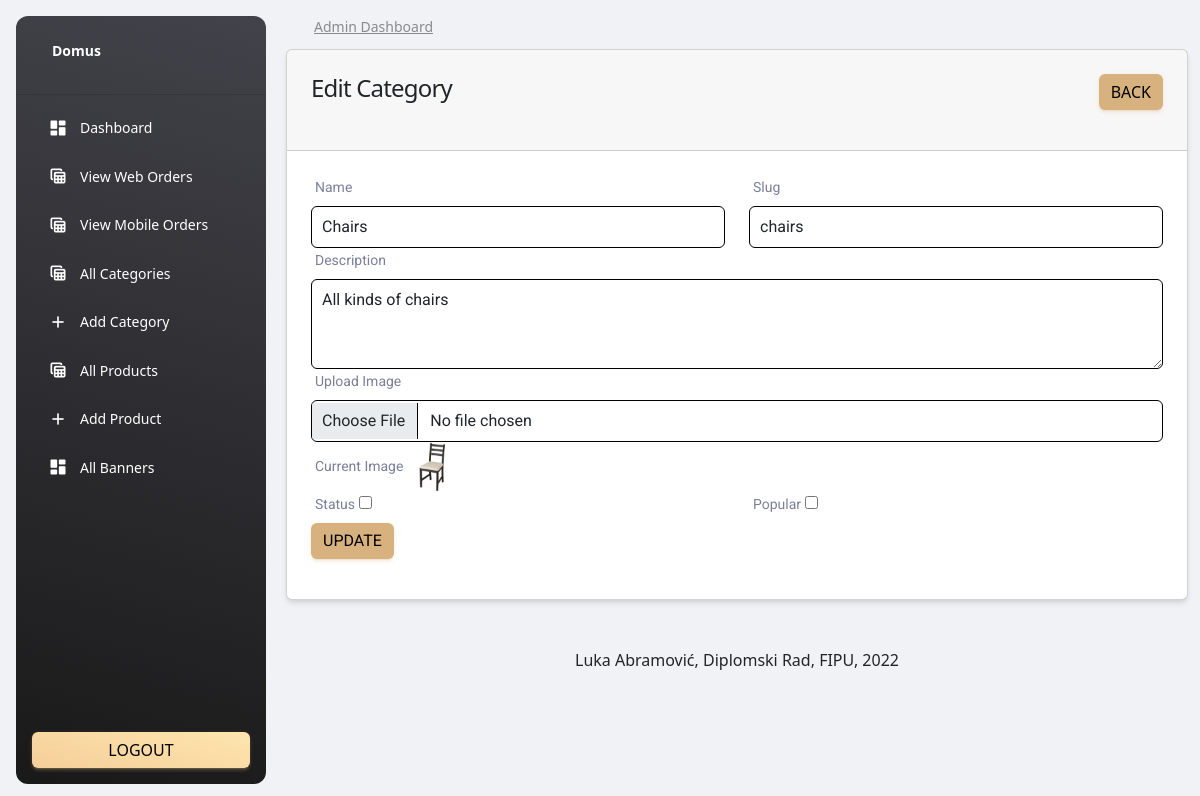
Screenshot of /admin/editCategory.php?id=4 (signed in) with the database file from the repository.
### tables this page shows
CREATE TABLE `categories` (
  `id` int(11) NOT NULL,
  `name` varchar(255) NOT NULL,
  `slug` varchar(255) NOT NULL,
  `description` mediumtext,
  `status` tinyint(4) NOT NULL DEFAULT '0',
  `popular` tinyint(4) NOT NULL DEFAULT '0',
  `image` varchar(255) NOT NULL,
  `created_at` timestamp NOT NULL DEFAULT CURRENT_TIMESTAMP
);

### web/functions/functions.php (called while the page is built, shortened)
<?php
include('../config/connection.php');
function getById($table, $id){
    global $con;
    $query = "SELECT * FROM $table WHERE id='$id' ";
    return $query_run = mysqli_query($con, $query);
}
?>

### web/admin/editCategory.php (the view, shortened to what this page needs)
<?php
include('includes/header.php');
?>
<div class="container">
    <div class="row">
        <div class="col-md-12">
            <?php
                if(isset($_GET['id'])){
                    $id = $_GET['id'];
                    $category = getById("categories", $id);
                    if(mysqli_num_rows($category) > 0){
                        $data =  mysqli_fetch_array($category);
                        ?>
                            <div class="card">
                                <div class="card-header">
                                    <h4>Edit Category
                                        <a href="category.php" class="btn btn-domus float-end">Back</a>
                                    </h4>
                                </div>
                                <div class="card-body">
                                    <form action="code.php" method="POST" enctype="multipart/form-data">
                                        <div class="row">
                                            <div class="col-md-6">
                                                <label for="">Name</label>
                                                <input type="text" name="name" value="<?= $data['name'] ?>" placeholder="Enter Category Name" class="form-control">
                                            </div>
                                            <div class="col-md-6">
                                                <label for="">Slug</label>
                                                <input type="text" name="slug" value="<?= $data['slug'] ?>" placeholder="Enter Slug" class="form-control">
                                            </div>
                                            <div class="col-md-12">
                                                <label for="">Description</label>
                                                <textarea rows="3" name="description" placeholder="Enter Description" class="form-control"><?= $data['description'] ?></textarea>
                                            </div>
                                            <div class="col-md-12">
                                                <label for="">Upload Image</label>
                                                <input type="file" name="image" class="form-control">
                                                <label for="">Current Image</label>
                                                <img src="../uploads/<?= $data['image'] ?>" height="50px" width="50px" alt="">
                                            </div>
                                            <div class="col-md-6">
                                                <label for="">Status</label>
                                                <input type="checkbox" <?= $data['status'] ? "checked":"" ?> name="status">
                                            </div>
                                            <div class="col-md-6">
                                                <label for="">Popular</label>
                                                <input type="checkbox" <?= $data['popular'] ? "checked":"" ?> name="popular">
                                            </div>
                                            <div class="col-md-12">
                                                <button type="submit" class="btn btn-domus" name="update_category_btn">Update</button>
                                            </div>
                                        </div>
                                    </form>
                                </div>
                            </div>
                        <?php
                    }
                    else{
                        echo "Category not found";
                    }
                }
                else{
                    echo "Something went wrong";
                }
                ?>
        </div>
    </div>
</div>
<?php include('includes/footer.php') ?>

### web/admin/includes/header.php (style rules this page uses)
.form-control, .form-select { border: 1px solid black !important; padding: 8px 10px; }

### rows the page displays
categories: name "Chairs", slug "chairs", description "All kinds of chairs", image (picture)
